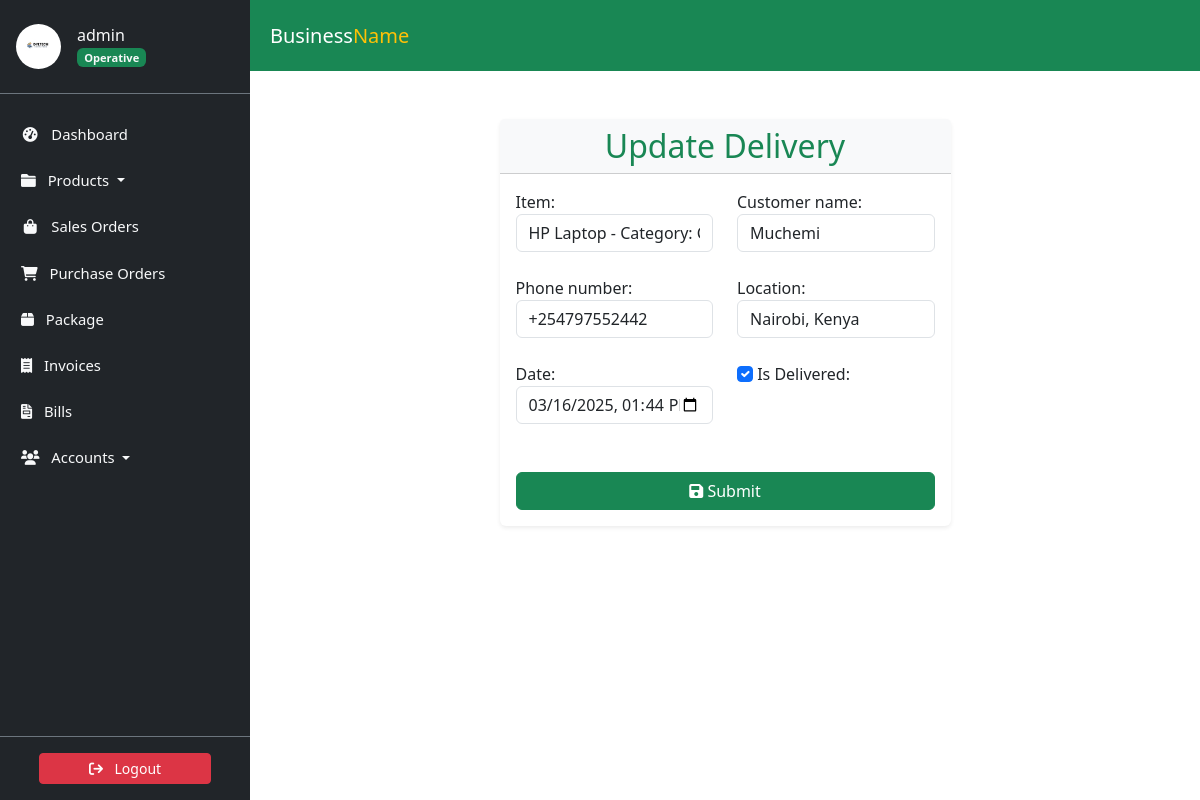
Page /delivery/1/update/ (signed in) on the committed database.
### accounts/models.py (models this page shows, shortened)
class Profile(models.Model):
    user = models.OneToOneField(
        User, on_delete=models.CASCADE, verbose_name='User'
    )
    slug = AutoSlugField(
        unique=True,
        verbose_name='Account ID',
        populate_from='email'
    )
    profile_picture = ProcessedImageField(
        default='profile_pics/default.jpg',
        upload_to='profile_pics',
        format='JPEG',
        processors=[ResizeToFill(150, 150)],
        options={'quality': 100}
    )
    telephone = PhoneNumberField(
        null=True, blank=True, verbose_name='Telephone'
    )
    email = models.EmailField(
        max_length=150, blank=True, null=True, verbose_name='Email'
    )
    first_name = models.CharField(
        max_length=30, blank=True, verbose_name='First Name'
    )
    last_name = models.CharField(
        max_length=30, blank=True, verbose_name='Last Name'
    )
    status = models.CharField(
        choices=STATUS_CHOICES,
        max_length=12,
        default='INA',
        verbose_name='Status'
    )
    role = models.CharField(
        choices=ROLE_CHOICES,
        max_length=12,
        blank=True,
        null=True,
        verbose_name='Role'
    )
    class Meta:
        ordering = ['slug']
        verbose_name = 'Profile'
        verbose_name_plural = 'Profiles'

### store/models.py (models this page shows, shortened)
class Delivery(models.Model):
    item = models.ForeignKey(
        Item, blank=True, null=True, on_delete=models.SET_NULL
    )
    customer_name = models.CharField(max_length=30, blank=True, null=True)
    phone_number = PhoneNumberField(blank=True, null=True)
    location = models.CharField(max_length=20, blank=True, null=True)
    date = models.DateTimeField()
    is_delivered = models.BooleanField(
        default=False, verbose_name='Is Delivered'
    )

### store/views.py (the view)
class DeliveryUpdateView(LoginRequiredMixin, UpdateView):
    model = Delivery
    form_class = DeliveryForm
    template_name = "store/delivery_form.html"
    success_url = "/deliveries"

### store/models.py (called while the page is built)
    def __str__(self):
        return f"Category: {self.name}"

    def __str__(self):
        return (
            f"{self.name} - Category: {self.category}, "
            f"Quantity: {self.quantity}"
        )

### store/templates/store/delivery_form.html (shortened to what this page needs)
{% extends "store/base.html" %}
{% block content %}
<div class="container my-5">
    <div class="row justify-content-center">
        <div class="col-md-8 col-lg-6">
            <div class="card shadow-sm border-0">
                <div class="card-header bg-light">
                    <h2 class="text-center text-success mb-0">
                        {% if form.instance.pk %}Update Delivery{% else %}Create Delivery{% endif %}
                    </h2>
                </div>
                <div class="card-body">
                    <form method="post" action="{% if form.instance.pk %}{% url 'delivery-update' form.instance.pk %}{% else %}{% url 'delivery-create' %}{% endif %}">
                        <div class="row mb-4">
                            <div class="col-md-6">
                                <div class="form-group">
                                    {{ form.item.label_tag }}
                                    {{ form.item }}
                                </div>
                            </div>
                            <div class="col-md-6">
                                <div class="form-group">
                                    {{ form.customer_name.label_tag }}
                                    {{ form.customer_name }}
                                </div>
                            </div>
                        </div>
                        <div class="row mb-4">
                            <div class="col-md-6">
                                <div class="form-group">
                                    {{ form.phone_number.label_tag }}
                                    {{ form.phone_number }}
                                </div>
                            </div>
                            <div class="col-md-6">
                                <div class="form-group">
                                    {{ form.location.label_tag }}
                                    {{ form.location }}
                                </div>
                            </div>
                        </div>
                        <div class="row mb-4">
                            <div class="col-md-6">
                                <div class="form-group">
                                    {{ form.date.label_tag }}
                                    {{ form.date }}
                                </div>
                            </div>
                            <div class="col-md-6">
                                <div class="form-group">
                                    {{ form.is_delivered }}
                                    {{ form.is_delivered.label_tag }}
                                </div>
                            </div>
                        </div>
                        <button type="submit" class="btn btn-success w-100 mt-4">
                            <i class="fa fa-save"></i> Submit
                        </button>
                    </form>
                </div>
            </div>
        </div>
    </div>
</div>
{% endblock %}

### store/templates/store/sidebar.html (shortened to what this page needs)
<link href="https://cdn.jsdelivr.net/npm/bootstrap@5.3.3/dist/css/bootstrap.min.css" rel="stylesheet">
<link href="https://cdnjs.cloudflare.com/ajax/libs/font-awesome/6.0.0-beta3/css/all.min.css" rel="stylesheet">
<aside class="sidebar position-fixed top-0 left-0 overflow-auto h-100 bg-dark text-light" id="show-side-navigation1">
    <div class="sidebar-header d-flex align-items-center px-3 py-4 border-bottom border-secondary">
        <a href="{% url 'user-profile' %}" class="d-flex align-items-center text-decoration-none text-light">
            <img class="rounded-circle img-fluid" id="sidebar-img" width="45" src="{{ request.user.profile.profile_picture.url }}" alt="Profile Picture" />
            <div class="ms-3">
                <h5 class="fs-6 mb-0">
                    {{ request.user.username }}{% if request.user.profile.role == 'AD' %} <i class="fa-solid fa-circle-check text-success"></i>{% endif %}
                </h5>
                <span class="badge bg-success text-light">
                    {% if request.user.profile.role == 'AD' %}
                        Admin
                    {% elif request.user.profile.role == 'EX' %}
                        Executive
                    {% else %}
                        Operative
                    {% endif %}
                </span>
            </div>
        </a>
    </div>
    <div class="nav-container">
        <ul class="nav flex-column mt-3">
            <li class="nav-item mb-2">
                <a class="nav-link text-light {% if request.resolver_match.url_name == 'dashboard' %}active{% endif %}" href="{% url 'dashboard' %}">
                    <i class="fa fa-tachometer-alt fa-fw me-2"></i> Dashboard
                </a>
            </li>
            <li class="nav-item mb-2 dropdown">
                <a class="nav-link text-light {% if request.resolver_match.url_name == 'productslist' %}active{% endif %} dropdown-toggle" href="#" id="productsDropdown" role="button" data-bs-toggle="dropdown" aria-expanded="false">
                    <i class="fa fa-folder me-2"></i> Products
                </a>
            </li>
            <li class="nav-item mb-2">
                <a class="nav-link text-light {% if request.resolver_match.url_name == 'saleslist' %}active{% endif %}" href="{% url 'saleslist' %}">
                    <i class="fa fa-shopping-bag fa-fw me-2"></i> Sales Orders
                </a>
            </li>
            <li class="nav-item mb-2">
                <a class="nav-link text-light {% if request.resolver_match.url_name == 'purchaseslist' %}active{% endif %}" href="{% url 'purchaseslist' %}">
                    <i class="fa fa-shopping-cart me-2"></i> Purchase Orders
                </a>
            </li>
            <li class="nav-item mb-2">
                <a class="nav-link text-light {% if request.resolver_match.url_name == 'deliveries' %}active{% endif %}" href="{% url 'deliveries' %}">
                    <i class="fa-solid fa-box me-2"></i> Package
                </a>
            </li>
            <li class="nav-item mb-2">
                <a class="nav-link text-light {% if request.resolver_match.url_name == 'invoicelist' %}active{% endif %}" href="{% url 'invoicelist' %}">
                    <i class="fa-solid fa-receipt me-2"></i> Invoices
                </a>
            </li>
            <li class="nav-item mb-2">
                <a class="nav-link text-light {% if request.resolver_match.url_name == 'bill_list' %}active{% endif %}" href="{% url 'bill_list' %}">
                    <i class="fa-solid fa-file-invoice me-2"></i> Bills
                </a>
            </li>
            <li class="nav-item mb-2 dropdown">
                <a class="nav-link text-light  dropdown-toggle" href="#" id="accountsDropdown" role="button" data-bs-toggle="dropdown" aria-expanded="false">
                    <i class="fa fa-users me-2"></i> Accounts
                </a>
            </li>
        </ul>
    </div>
    <div class="sidebar-footer position-absolute bottom-0 w-100 text-center py-3 bg-dark border-top border-secondary">
        <form action="{% url 'user-logout' %}" method="post">
            <button type="submit" class="btn btn-danger btn-sm w-75">
                <i class="fa fa-sign-out me-2"></i> Logout
            </button>
        </form>
    </div>
</aside>

### static/css/style.css (style rules this page uses)
:root { --dk-gray-100: #f3f4f6; --dk-gray-200: #e5e7eb; --dk-gray-300: #d1d5db; --dk-gray-400: #9ca3af; --dk-gray-500: #6b7280; --dk-gray-600: #4b5563; --dk-gray-700: #374151; --dk-gray-800: #1f2937; --dk-gray-900: #111827; --dk-dark-bg: #313348; --dk-darker-bg: #2a2b3d; --navbar-bg-color: #6f6486; --sidebar-bg-color: #252636; --sidebar-width: 250px; --sidebar-expanded-width: 230px; --sidebar-collapsed-width: 100px; --sidebar-header-bg: #212529; --nav-link-color: #adb5bd; --nav-link-active-bg: #495057; --dropdown-menu-bg: #495057; --dropdown-item-color: #adb5bd; --dropdown-item-active-bg: #6c757d; --sidebar-separator-bg: #4caf50; --logo-separator-height: 60px; --sidebar-item-height: 50px; --submenu-item-height: 45px; }
* { margin: 0; padding: 0; box-sizing: border-box; }
body { font-family: "Inter", sans-serif; background-color: #fff; }
a { text-decoration: none; }
.sidebar { font-size: 0.925rem; background-color: var(--sidebar-bg-color); width: var(--sidebar-width); transition: width 0.3s ease-in-out; z-index: 9999999; }
.sidebar .sidebar-header { background-color: var(--sidebar-header-bg); border-bottom: 1px solid #2a2b3c; }
.sidebar ul > li > a { color: var(--dk-gray-400); text-decoration: none; }

### store/templates/store/sidebar.html (style rules this page uses)
.sidebar { width: 250px; background-color: #343a40; color: #fff; position: fixed; top: 0; bottom: 0; display: flex; flex-direction: column; }
.sidebar-header { background-color: #212529; }
.nav-container { flex: 1; overflow-y: auto; padding: 5px; }
.nav-link { color: #adb5bd; }
.sidebar-footer { background-color: #212529; text-align: center; padding: 10px; }

### rows in the picture
Delivery: item "HP Laptop - Category: Category: Hp, Quantity: 56", customer_name "Muchemi", phone_number "+254797552442", location "Nairobi, Kenya", date "03/16/2025 13:44", is_delivered "☑"

### other values in the picture
{{ request.user.username }} "admin"
